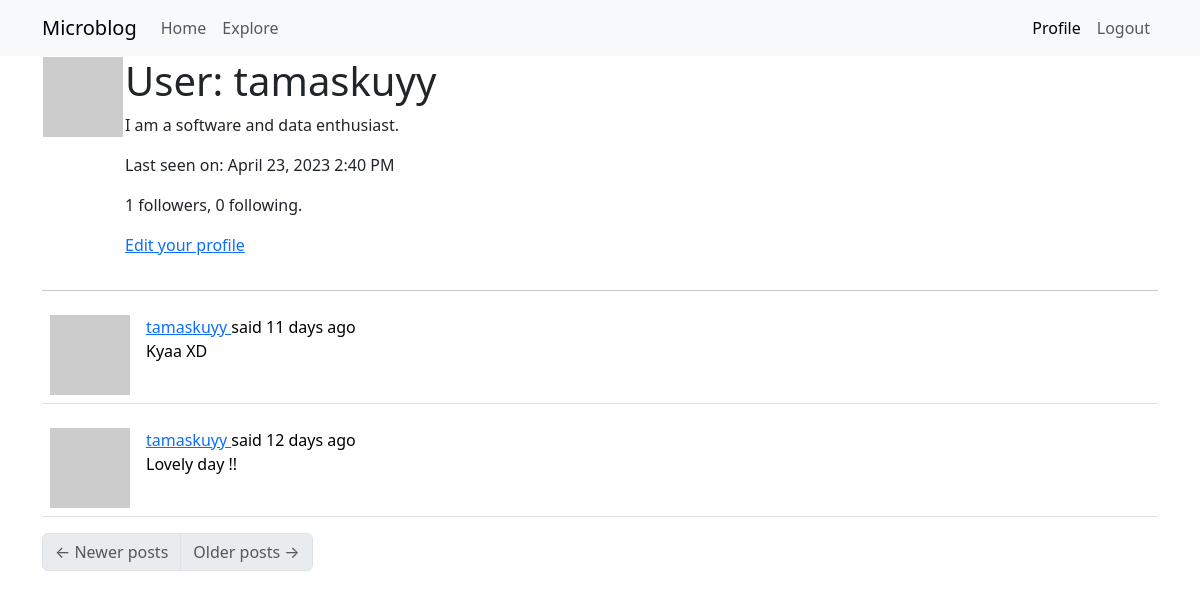
Page /user/tamaskuyy (signed in) on the earlier database version.
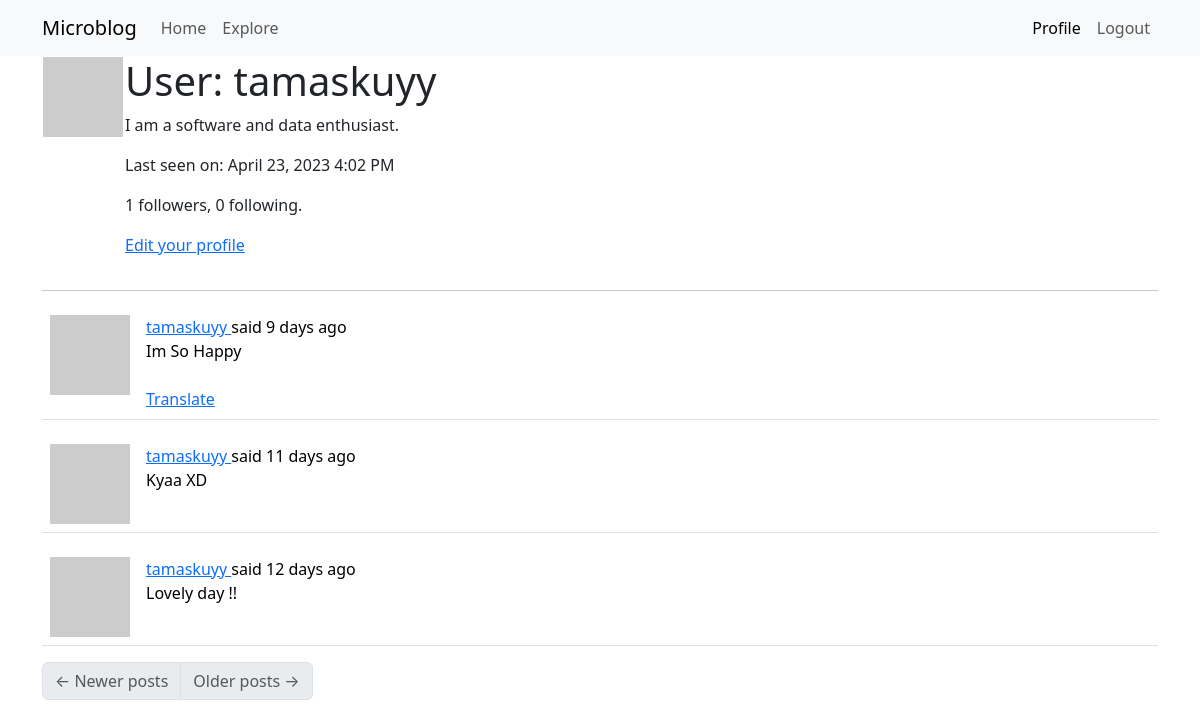
Same page on the later database version.
### app/models.py (models this page shows, shortened)
class User(UserMixin, db.Model):
    id = db.Column(db.Integer, primary_key=True)
    username = db.Column(db.String(64), index=True, unique=True)
    email = db.Column(db.String(120), index=True, unique=True)
    password_hash = db.Column(db.String(128))
    posts = db.relationship('Post', backref='author', lazy='dynamic')
    about_me = db.Column(db.String(140))
    last_seen = db.Column(db.DateTime, default=datetime.utcnow)
    followed = db.relationship(
        'User', secondary=followers,
        primaryjoin=(followers.c.follower_id == id),
        secondaryjoin=(followers.c.followed_id == id),
        backref=db.backref('followers', lazy='dynamic'), lazy='dynamic')
    def avatar(self, size):
        digest = md5(self.email.lower().encode('utf-8')).hexdigest()
        return 'https://www.gravatar.com/avatar/{}?d=identicon&s={}'.format(digest, size)

class Post(db.Model):
    id = db.Column(db.Integer, primary_key=True)
    body = db.Column(db.String(140))
    timestamp = db.Column(db.DateTime, index=True, default=datetime.utcnow)
    user_id = db.Column(db.Integer, db.ForeignKey('user.id'))
    language = db.Column(db.String(5))

### app/routes.py (the view)
@app.route('/user/<username>')
@login_required
def user(username):
    user = User.query.filter_by(username=username).first_or_404()
    page = request.args.get('page', 1, type=int)
    posts = user.posts.order_by(Post.timestamp.desc()).paginate(page=page, per_page=app.config['POSTS_PER_PAGE'], error_out=False)
    next_url = url_for('user', username=user.username, page=posts.next_num) \
        if posts.has_next else None
    prev_url = url_for('user', username=user.username, page=posts.prev_num) \
        if posts.has_prev else None
    form = EmptyForm()
    return render_template('user.html', user=user, posts=posts.items, next_url=next_url, prev_url=prev_url, form=form)

### app/models.py (called while the page is built)
@login.user_loader
def load_user(id):
    return User.query.get(int(id))

### app/routes.py (called while the page is built)
@app.before_request
def before_request():
    if current_user.is_authenticated:
        current_user.last_seen = datetime.utcnow()
        db.session.commit()
    g.locale = str(get_locale())

@app.before_request
def before_request():
    if current_user.is_authenticated:
        current_user.last_seen = datetime.utcnow()
        db.session.commit()

### app/templates/user.html (shortened to what this page needs)
{% extends "base.html" %}
{% block app_content %}
    <table>
        <tr valign="top">
            <td><img src="{{ user.avatar(128) }}"></td>
            <td>
                <h1>{{ _('User:') }} {{ user.username }}</h1>
                {% if user.about_me %}<p>{{ user.about_me }}</p>{% endif %}
                {% if user.last_seen %}
                    <p> {{ _('Last seen on:')}} {{ moment(user.last_seen).format('LLL') }}</p>
                {% endif %}
                <p>{{ user.followers.count() }} followers, {{ user.followed.count() }} following.</p>
                {% if user == current_user %}
                <p><a href="{{ url_for('edit_profile') }}">{{ _('Edit your profile') }}</a></p>
                {% endif %}
            </td>
        </tr>
    </table>
    <hr>
    {% for post in posts %}
        {% include '_post.html' %}
    {% endfor %}
    <nav aria-label="...">
        <ul class="pagination">
            <li class="page-item {% if not prev_url %} disabled{% endif %}">
                <a href="{{ prev_url or '#' }}" class="page-link">
                    <span aria-hidden="true">&larr;</span> {{ _('Newer posts') }}
                </a>
            </li>
            <li class="page-item {% if not next_url %} disabled{% endif %}">
                <a href="{{ next_url or '#' }}" class="page-link">
                    {{ _('Older posts') }} <span aria-hidden="true">&rarr;</span>
                </a>
            </li>
        </ul>
    </nav>
{% endblock %}

### app/templates/base.html (shortened to what this page needs)
<!doctype html>
<html lang="en">
    <head>
        {% block head %}
            {% block styles %}
                {{ bootstrap.load_css() }}
            {% endblock %}
        {% endblock %}
    </head>
    <body>
        {% block navbar %}
            <nav class="navbar navbar-expand-lg bg-body-tertiary " style="background-color: #e3f2fd;">
                <div class="container">
                    <a class="navbar-brand" href="{{ url_for('index') }}">Microblog</a>
                    <div class="collapse navbar-collapse" id="navbarSupportedContent">
                        <ul class="navbar-nav me-auto mb-2 mb-lg-0">
                            <li class="nav-item">
                                <a class="nav-link {% if request.endpoint == 'index' %} active {% endif %}"  aria-current="page" href="{{ url_for('index') }}">{{ _('Home') }}</a>
                            </li>
                            <li class="nav-item">
                                <a class="nav-link {% if request.endpoint == 'explore' %} active {% endif %}" href="{{ url_for('explore') }}">{{ _('Explore') }}</a>
                            </li>
                        </ul>
                        <ul class="nav navbar-nav navbar-right">
                            {% if current_user.is_anonymous %}
                                <li class="nav-item">
                                    <a class="nav-link {% if request.endpoint == 'login' %} active {% endif %}" href="{{ url_for('login') }}">{{ _('Login') }}</a>
                                </li>
                            {% else %}
                                <li class="nav-item">
                                    <a class="nav-link {% if request.endpoint == 'user' %} active {% endif %}" href="{{ url_for('user', username=current_user.username) }}">{{ _('Profile') }}</a>
                                </li>
                                <li class="nav-item">
                                    <a class="nav-link {% if request.endpoint == 'logout' %} active {% endif %}" href="{{ url_for('logout') }}">{{ _('Logout') }}</a>
                                </li>
                            {% endif %}
                        </ul>
                    </div>
                </div>
            </nav>
        {% endblock %}
        {% block content %}
            <div class="container">
                {% block app_content %}{% endblock %}
            </div>
        {% endblock %}
    </body>
</html>

### app/templates/_post.html (shortened to what this page needs)
<table class="table table-hover">
    <tr>
        <td width="70px">
            <a href="{{ url_for('user', username=post.author.username) }}">
                <img src="{{ post.author.avatar(70) }}" />
            </a>
        </td>
        <td>
            {{ _('%(username)s said %(when)s',
                username=user_link, when=moment(post.timestamp).fromNow()) }}
            <br>
            <span id="post{{ post.id }}">{{ post.body }}</span>
            {% if post.language and post.language != g.locale %}
            <br><br>
            <span id="translation{{ post.id }}">
                <a href="javascript:translate(
                            'post{{ post.id }}',
                            'translation{{ post.id }}',
                            '{{ post.language }}',
                            '{{ g.locale }}');">{{ _('Translate') }}</a>
            </span>
            {% endif %}
        </td>
    </tr>
</table>

Differences in the rows shown:
changed User "tamaskuyy": last_seen "April 23, 2023 2:40 PM" → "April 23, 2023 4:02 PM"
added Post: body "Im So Happy"
